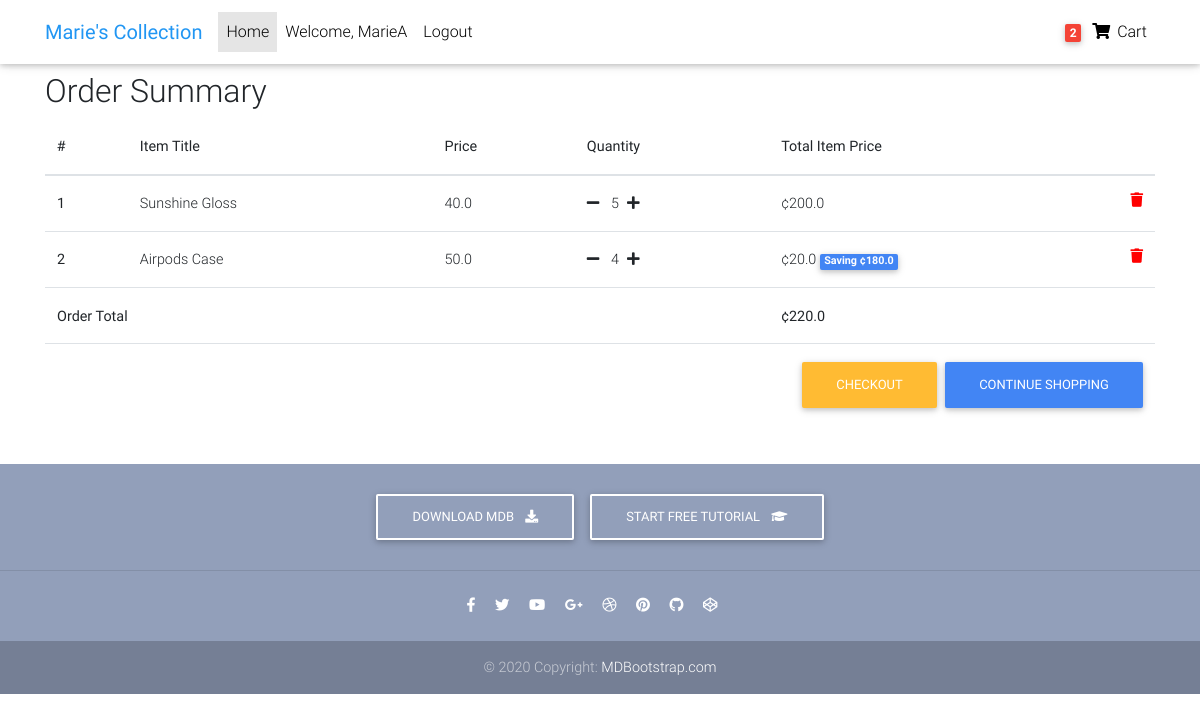
Before: /order-summary/ (signed in) with the older database file.
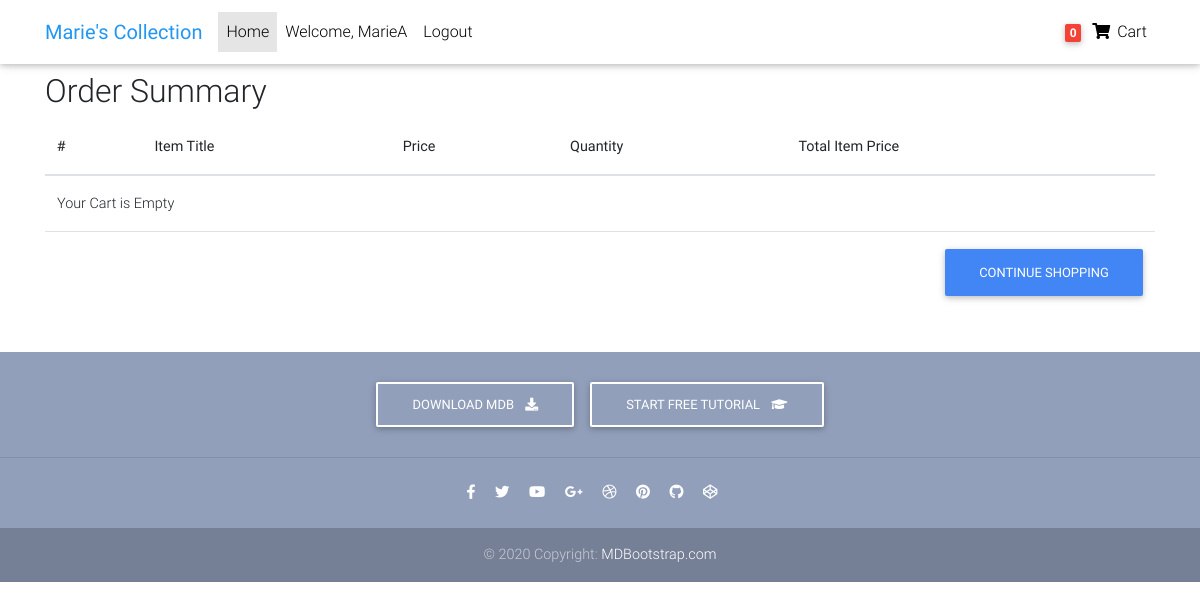
After: the same page with the newer database file.
### shop/models.py (models this page shows, shortened)
class Order(models.Model):
    user = models.ForeignKey(settings.AUTH_USER_MODEL,
                            on_delete=models.CASCADE)
    items = models.ManyToManyField(OrderItem)
    start_date = models.DateTimeField(auto_now_add=True)
    ordered_date =  models.DateTimeField()
    ordered = models.BooleanField(default=False)
    def get_total(self):
        total = 0
        for order_item in self.items.all():
            total += order_item.get_final_price()
        return total

class OrderItem(models.Model):
    user =  models.ForeignKey(settings.AUTH_USER_MODEL,
                            on_delete=models.CASCADE)
    item = models.ForeignKey(Item, on_delete=models.CASCADE)
    ordered = models.BooleanField(default=False)
    quantity = models.IntegerField(default=1)
    def get_total_item_price(self):
        return self.quantity * self.item.price
    def get_total_discount_item_price(self):
        return self.quantity * self.item.discount_price
    def get_amount_saved(self):
        return self.get_total_item_price() - self.get_total_discount_item_price()
    def get_final_price(self):
        if self.item.discount_price:
            return self.get_total_discount_item_price()
        return self.get_total_item_price()

class Item(models.Model):
    title = models.CharField(max_length=100)
    price = models.FloatField()
    item_photo = models.ImageField(upload_to='item_photos', null=True, blank=True)
    discount_price = models.FloatField(blank=True, null=True)
    category = models.CharField(choices=CATEGORY_CHOICES, max_length=1)
    label = models.CharField(choices=LABEL_CHOICES, max_length=1)
    slug = models.SlugField()
    description = models.TextField()

### shop/views.py (the view)
# urls.py: path('order-summary/', OrderSummaryView.as_view(), name='order-summary'),
class OrderSummaryView(LoginRequiredMixin, View):
    def get(self, *args, **kwargs):
        try:
            order = Order.objects.get(user=self.request.user, ordered=False)
            context = {
                'object': order
            }
            return render(self.request, 'order-summary.html', context)
        except ObjectDoesNotExist:
            messages.warning(self.request, "You do not have an active order")
            return redirect("/")

### shop/templatetags/cart_template_tags.py (called while the page is built)
@register.filter(is_safe=True)
def cart_item_count(user):
    if user.is_authenticated:
        qs = Order.objects.filter(user=user, ordered=False)
        if qs.exists():
            return qs[0].items.count()
    return 0

### templates/order-summary.html (shortened to what this page needs)
{% load static %}
{% load cart_template_tags %}
<!DOCTYPE html>
<html lang="en">
<head>
  <link rel="stylesheet" href="https://cdnjs.cloudflare.com/ajax/libs/font-awesome/4.7.0/css/font-awesome.min.css">
  <link rel="stylesheet" href="https://use.fontawesome.com/releases/v5.11.2/css/all.css">
  <link href="{% static 'css/bootstrap.min.css' %}" rel='stylesheet'>
  <link href="{% static 'css/mdb.min.css' %}" rel='stylesheet'>
  <link href="{% static 'css/style.min.css' %}" rel="stylesheet">
</head>
<body>
  <nav class="navbar fixed-top navbar-expand-lg navbar-light white scrolling-navbar">
    <div class="container">
      <a class="navbar-brand waves-effect" href="{% url 'shop:homepage' %}">
        <strong class="blue-text">Marie's Collection</strong>
      </a>
      <div class="collapse navbar-collapse" id="navbarSupportedContent">
        <ul class="navbar-nav mr-auto">
          <li class="nav-item active">
            <a class="nav-link waves-effect" href="/">Home
            </a>
          </li>
          {% if request.user.is_authenticated %}
          <li class="nav-item">
            <a class="nav-link waves-effect" href="/">
                Welcome, {{ request.user }}
            </a>
          </li>
          <li class="nav-item">
            <a class="nav-link waves-effect" href="{% url 'shop:logout' %}">Logout</a>
          </li>
          {% endif %}
        </ul>
        <ul class="navbar-nav nav-flex-icons">
          <li class="nav-item">
            <a class="nav-link waves-effect">
              <span class="badge red z-depth-1 mr-1">{{ request.user|cart_item_count }}</span>
              <i class="fas fa-shopping-cart"></i>
              <span class="clearfix d-none d-sm-inline-block"> Cart </span>
            </a>
          </li>
        </ul>
      </div>
    </div>
  </nav>
  <div class="mt-5 pt-4">
    </div>
  <div class="container">
    <div class="table-responsive text-nowrap" >
        <h2>Order Summary</h2>
        <table class="table">
        <thead>
        <tr>
          <th scope="col">#</th>
          <th scope="col">Item Title</th>
          <th scope="col">Price</th>
          <th scope="col">Quantity</th>
          <th scope="col">Total Item Price</th>
        </tr>
        </thead>
        <tbody>
            {%  for order_item in object.items.all  %}
                <tr>
                    <th scope="row">{{ forloop.counter }}</th>
                    <td>{{ order_item.item.title }}</td>
                    <td>{{ order_item.item.price }}</td>
                    <td>
                        <a href="{% url 'shop:remove-single-item-from-cart' order_item.item.slug %}"><i class="fas fa-minus mr-2"></a></i> {{ order_item.quantity }}<a href="{% url 'shop:add-to-cart' order_item.item.slug %}"><i class="fas fa-plus ml-2"></a></i>
                    </td>
                    <td>
                        {% if order_item.item.discount_price %}
                             ¢{{ order_item.get_total_discount_item_price }}
                             <span class="badge badge-primary">Saving ¢{{  order_item.get_amount_saved  }}</span>
                        {% else %}
                             ¢{{ order_item.get_total_item_price }}
                        {% endif %}
                        <a style="color: red;" href="{% url 'shop:remove-from-cart' order_item.item.slug %}"><i class="fas fa-trash float-right"></i></a>
                    </td>
                </tr>
            {% empty %}
                <tr>
                    <td colspan="5">Your Cart is Empty</td>
                </tr>
                <tr>
                    <td colspan="5"><a class="btn btn-primary float-right ml-2" href="/">Continue Shopping</a></td>
                </tr>
            {% endfor %}
            {% if object.get_total %}
            <tr>
            <td colspan="4"><b>Order Total</b></td>
            <td colspan="5"><b>¢{{ object.get_total  }}</b></td>
            </tr>
            <tr>
                <td colspan="5">
                 <a class="btn btn-primary float-right ml-2" href="/">Continue Shopping</a>
                 <a class="btn btn-warning float-right" href="/checkout/">Checkout</a>
                </td>
            </tr>
        </tbody>
            {% endif %}
        </table>
    </div>
  </div>
  <footer class="page-footer text-center font-small mt-4 wow fadeIn">
    <div class="pt-4">
      <a class="btn btn-outline-white" href="https://mdbootstrap.com/docs/jquery/getting-started/download/" target="_blank"
        role="button">Download MDB
        <i class="fas fa-download ml-2"></i>
      </a>
      <a class="btn btn-outline-white" href="https://mdbootstrap.com/education/bootstrap/" target="_blank" role="button">Start
        free tutorial
        <i class="fas fa-graduation-cap ml-2"></i>
      </a>
    </div>
    <hr class="my-4">
    <div class="pb-4">
      <a href="https://www.facebook.com/mdbootstrap" target="_blank">
        <i class="fab fa-facebook-f mr-3"></i>
      </a>
      <a href="https://twitter.com/MDBootstrap" target="_blank">
        <i class="fab fa-twitter mr-3"></i>
      </a>
      <a href="https://www.youtube.com/watch?v=7MUISDJ5ZZ4" target="_blank">
        <i class="fab fa-youtube mr-3"></i>
      </a>
      <a href="https://plus.google.com/u/0/b/107863090883699620484" target="_blank">
        <i class="fab fa-google-plus-g mr-3"></i>
      </a>
      <a href="https://dribbble.com/mdbootstrap" target="_blank">
        <i class="fab fa-dribbble mr-3"></i>
      </a>
      <a href="https://pinterest.com/mdbootstrap" target="_blank">
        <i class="fab fa-pinterest mr-3"></i>
      </a>
      <a href="https://github.com/mdbootstrap/bootstrap-material-design" target="_blank">
        <i class="fab fa-github mr-3"></i>
      </a>
      <a href="http://codepen.io/mdbootstrap/" target="_blank">
        <i class="fab fa-codepen mr-3"></i>
      </a>
    </div>
    <div class="footer-copyright py-3">
      © 2020 Copyright:
      <a href="https://mdbootstrap.com/education/bootstrap/" target="_blank"> MDBootstrap.com </a>
    </div>
  </footer>
  </body>
  </html>

### templates/order-summary.html (style rules this page uses)
html, body, header, .carousel { height: 60vh; }

Changed rows visible on the page:
removed OrderItem: item "Sunshine Gloss", item.price "40.0", quantity "5", get_total_item_price "200.0"
removed OrderItem: item "Airpods Case", item.price "50.0", quantity "4", get_total_discount_item_price "20.0", get_amount_saved "180.0"
removed Order: get_total "220.0"
Other visible differences:
{{ request.user|cart_item_count }}: "2" → "0"
text no longer shown: "Order Total ¢ CHECKOUT"
text now shown: "Your Cart is Empty"
